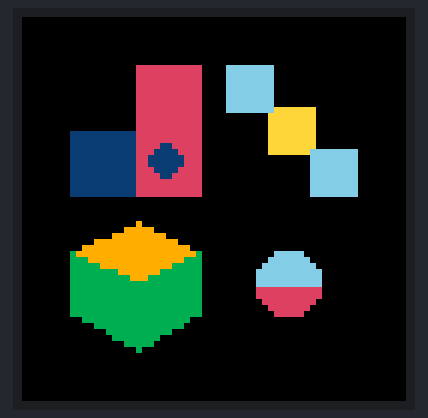
A program run on a simulated Raspberry Pi (BCM pin numbers). Shown: 64×64 colour display. What the program prints to the terminal is not drawn.

Above: at 0.24 s.
At 0.95 s:
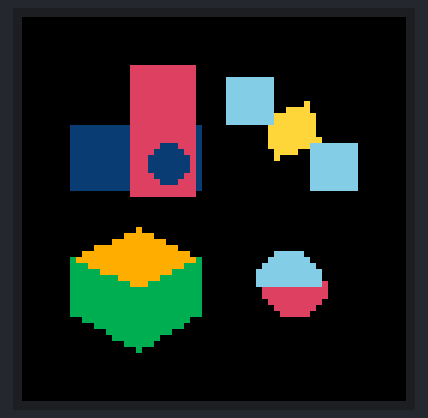
At 1.88 s:
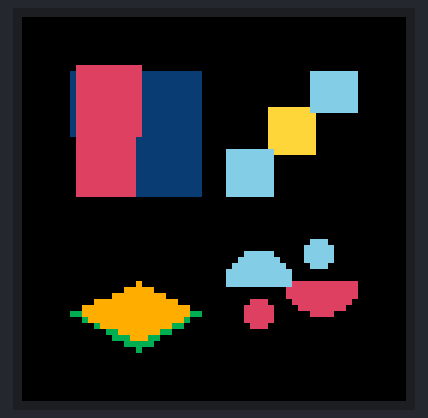
At 2.81 s:
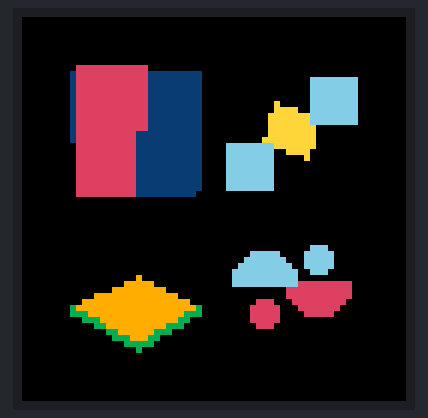
At 3.74 s:
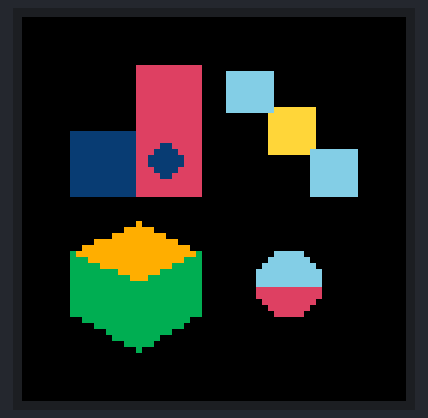

The program:

processing_figure2.py
```python
#!/usr/bin/env python
# НАЗВАНИЕ: Геометрия 2
# ОПИСАНИЕ: Продвинутые геометрические паттерны с вращением, движением и трансформацией
# https://openprocessing.org/sketch/2494961
import time
import math
import platform

if platform.system() == "Windows":
    from RGBMatrixEmulator import RGBMatrix, RGBMatrixOptions
    graphics = None  # если нужно
else:
    from rgbmatrix import RGBMatrix, RGBMatrixOptions, graphics
from PIL import Image, ImageDraw

# Конфигурация для матрицы
options = RGBMatrixOptions()
options.rows = 64
options.cols = 64
options.chain_length = 1
options.parallel = 1
# options.hardware_mapping = 'regular'
options.hardware_mapping = 'adafruit-hat'

matrix = RGBMatrix(options=options)

# Новые цвета
colors = ['#083d77', '#da4167', '#ffd639', '#81cfe5', '#FBAF00', '#00AF54']

def hex_to_rgb(hex_color):
    """Конвертация HEX в RGB"""
    hex_color = hex_color.lstrip('#')
    return tuple(int(hex_color[i:i+2], 16) for i in (0, 2, 4))

def ease_in_out_cubic(x):
    """Функция плавности анимации"""
    return 4 * x * x * x if x < 0.5 else 1 - pow(-2 * x + 2, 3) / 2

def lerp(start, end, t):
    """Линейная интерполяция"""
    return start + (end - start) * t

class Motion:
    def __init__(self, x, y, w, clr1, clr2):
        self.x = x
        self.y = y
        self.w = w
        self.rest = 10
        self.t = -self.rest
        self.t1 = 50
        self.t2 = self.t1 + self.rest
        self.t3 = self.t2 + 50
        self.progress = 0
        self.clr1 = hex_to_rgb(clr1)
        self.clr2 = hex_to_rgb(clr2)

    def move(self):
        if 0 < self.t < self.t1:
            self.progress = ease_in_out_cubic(self.t / (self.t1 - 1))
        elif self.t2 < self.t < self.t3:
            self.progress = ease_in_out_cubic(1 - (self.t - self.t2) / (self.t3 - self.t2 - 1))
        elif (self.t3 + self.rest) < self.t:
            self.t = -self.rest
        self.t += 1

    def draw(self, draw_obj):
        pass

class Motion01(Motion):
    """Крест с квадратом"""
    def draw(self, draw_obj):
        # Вертикальный прямоугольник
        rect_h = self.w / 2
        rect_y = (self.w / 4) - (self.progress * self.w / 2)
        draw_obj.rectangle([
            self.x - self.w/2, self.y + rect_y - rect_h/2,
            self.x + self.w/2, self.y + rect_y + rect_h/2
        ], fill=self.clr1)

        # Горизонтальный прямоугольник
        rect_w = self.w / 2
        rect_x = (self.w / 4) - (self.progress * self.w / 2)
        draw_obj.rectangle([
            self.x + rect_x - rect_w/2, self.y - self.w/2,
            self.x + rect_x + rect_w/2, self.y + self.w/2
        ], fill=self.clr2)

        # Квадрат со скруглением
        sq_size = self.w * lerp(0.25, 0.5, self.progress)
        corner_radius = self.w / 2 * (1 - self.progress)
        draw_obj.rounded_rectangle([
            self.x + self.w/4 - sq_size/2, self.y + self.w/4 - sq_size/2,
            self.x + self.w/4 + sq_size/2, self.y + self.w/4 + sq_size/2
        ], radius=corner_radius, fill=self.clr1)

class Motion02(Motion):
    """Вращающиеся квадраты"""
    def draw(self, draw_obj):
        # Центральный вращающийся квадрат
        angle = math.pi * (1 - self.progress)
        sq_size = self.w / 3

        # Поворот квадрата вокруг центра
        cos_a = math.cos(angle)
        sin_a = math.sin(angle)
        half = sq_size / 2

        corners = [
            (-half, -half), (half, -half), (half, half), (-half, half)
        ]
        rotated = []
        for cx, cy in corners:
            rx = cx * cos_a - cy * sin_a + self.x
            ry = cx * sin_a + cy * cos_a + self.y
            rotated.append((rx, ry))

        draw_obj.polygon(rotated, fill=self.clr1)

        # Верхний правый квадрат (движется вверх)
        sq_y1 = (self.w / 3) - (self.w / 3 * 2 * self.progress)
        draw_obj.rectangle([
            self.x + self.w/3 - sq_size/2, self.y + sq_y1 - sq_size/2,
            self.x + self.w/3 + sq_size/2, self.y + sq_y1 + sq_size/2
        ], fill=self.clr2)

        # Нижний левый квадрат (движется вниз)
        sq_y2 = -(self.w / 3) + (self.w / 3 * 2 * self.progress)
        draw_obj.rectangle([
            self.x - self.w/3 - sq_size/2, self.y + sq_y2 - sq_size/2,
            self.x - self.w/3 + sq_size/2, self.y + sq_y2 + sq_size/2
        ], fill=self.clr2)

class Motion03(Motion):
    """Движущиеся треугольники"""
    def draw(self, draw_obj):
        offset = self.w / 2 * self.progress

        # Верхний треугольник (основной)
        triangle1 = [
            (self.x, self.y - self.w/2 + offset),
            (self.x + self.w/2, self.y - self.w/4 + offset),
            (self.x, self.y + offset),
            (self.x - self.w/2, self.y - self.w/4 + offset)
        ]
        draw_obj.polygon(triangle1, fill=self.clr1)

        # Нижний треугольник
        triangle2 = [
            (self.x + self.w/2, self.y - self.w/4 + offset),
            (self.x, self.y + offset),
            (self.x - self.w/2, self.y - self.w/4 + offset),
            (self.x - self.w/2, self.y - self.w/4 + self.w/2),
            (self.x, self.y + self.w/2),
            (self.x + self.w/2, self.y - self.w/4 + self.w/2)
        ]
        draw_obj.polygon(triangle2, fill=self.clr2)

class Motion04(Motion):
    """Круги с дугами"""
    def draw(self, draw_obj):
        # Левый верхний маленький круг
        cr1_x = self.x - (self.w / 4 * self.progress)
        cr1_y = self.y + (self.w / 4 * self.progress)
        cr1_r = self.w * 0.2 * self.progress / 2
        if cr1_r > 0:
            draw_obj.ellipse([
                cr1_x - cr1_r, cr1_y - cr1_r,
                cr1_x + cr1_r, cr1_y + cr1_r
            ], fill=self.clr1)

        # Правый нижний маленький круг
        cr2_x = self.x + (self.w / 4 * self.progress)
        cr2_y = self.y - (self.w / 4 * self.progress)
        cr2_r = self.w * 0.2 * self.progress / 2
        if cr2_r > 0:
            draw_obj.ellipse([
                cr2_x - cr2_r, cr2_y - cr2_r,
                cr2_x + cr2_r, cr2_y + cr2_r
            ], fill=self.clr2)

        # Правая дуга (верхняя половина круга)
        arc_x = self.x + self.w / 4 * self.progress
        arc_r = self.w / 4
        draw_obj.pieslice([
            arc_x - arc_r, self.y - arc_r,
            arc_x + arc_r, self.y + arc_r
        ], 0, 180, fill=self.clr1)

        # Левая дуга (нижняя половина круга)
        arc_x2 = self.x - self.w / 4 * self.progress
        draw_obj.pieslice([
            arc_x2 - arc_r, self.y - arc_r,
            arc_x2 + arc_r, self.y + arc_r
        ], 180, 360, fill=self.clr2)

# Инициализация анимаций
side = 64 * 0.8  # 51.2
graphic_size = side * 0.4  # ~20
motions = [
    Motion01(32 - side/4, 32 - side/4, graphic_size, colors[0], colors[1]),
    Motion02(32 + side/4, 32 - side/4, graphic_size, colors[2], colors[3]),
    Motion03(32 - side/4, 32 + side/4, graphic_size, colors[4], colors[5]),
    Motion04(32 + side/4, 32 + side/4, graphic_size, colors[1], colors[3])
]

def generate_frame():
    """Генерация одного кадра анимации"""
    img = Image.new('RGB', (64, 64), 'black')
    draw = ImageDraw.Draw(img)

    for motion in motions:
        motion.draw(draw)
        motion.move()

    return img

# Основной цикл анимации
try:
    print("Press CTRL-C to stop.")
    while True:
        frame = generate_frame()
        matrix.SetImage(frame.convert("RGB"))
        time.sleep(0.03)  # ~30 FPS
except KeyboardInterrupt:
    print("Exiting...")
```

Measured:
- by itself, everything shown: repeats every 4.1 s, in 12 steps
